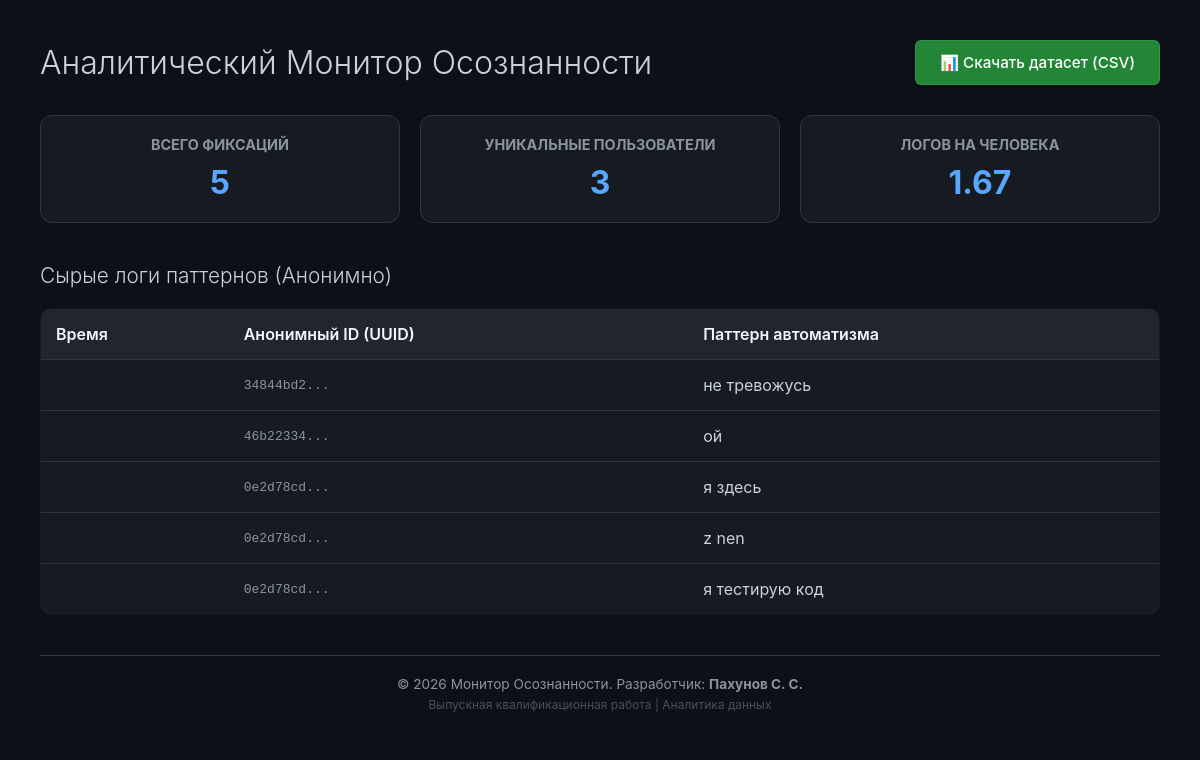
The app's page /analytics with its own data.
### main.py (models this page shows)
class AnonymizedLog(Base):
    __tablename__ = "anonymized_logs"
    id = sa.Column(sa.Integer, primary_key=True, index=True)
    user_uuid = sa.Column(sa.String(36), nullable=False, index=True)
    timestamp = sa.Column(sa.Integer, nullable=False)
    automatism_type = sa.Column(sa.String(50), nullable=True, index=True)
    trigger_context = sa.Column(sa.String(100), nullable=True)

### main.py (the view)
@app.get("/analytics", response_class=HTMLResponse)
async def get_analytics(request: Request):
    db = SessionLocal()
    try:
        total_logs = db.query(sa.func.count(AnonymizedLog.id)).scalar() or 0
        if total_logs == 0:
            return templates.TemplateResponse(request, "analytics.html", {
                "request": request,
                "total_logs": 0,
                "unique_users": 0,
                "avg_logs": 0.0,
                "logs": [],
                "hourly_data": [0]* 24,
                "author_info": AUTHOR_INFO
            })
        unique_users = db.query(sa.func.count(AnonymizedLog.user_uuid.distinct())).scalar() or 0
        avg_logs = round(total_logs / unique_users, 2)
        all_logs = db.query(AnonymizedLog).order_by(sa.desc(AnonymizedLog.timestamp)).limit(100)
        hourly_data = [0]* 24
        processed_logs = []
        for log in all_logs:
            local_time = time.localtime(log.timestamp)
            log_hour = local_time.tm_hour
            hourly_data[log_hour] += 1
            formatted_time = time.strftime('%d.%m.%Y %H:%M:%S', local_time)
            processed_log = {
                "id": log.id,
                "user_uuid": log.user_uuid[:8],
                "timestamp_str": formatted_time,
                "automatism_type": log.automatism_type if log.automatism_type else "-",
                "trigger_context": log.trigger_context or "-"
            }
            processed_logs.append(processed_log)
        context_data = {
            "total_logs": total_logs,
            "unique_users": unique_users,
            "avg_logs": avg_logs,
            "logs": processed_logs, # Передаем обработанный список, а не сырые объекты БД
            "hourly_data": hourly_data,
            "author_info": AUTHOR_INFO
        }
        return templates.TemplateResponse(request, "analytics.html", context_data)
    except Exception as e:
        db.rollback()
        raise HTTPException(status_code=500, detail=f"Ошибка анализа: {str(e)}")
    finally:
        db.close()

### templates/analytics.html (shortened to what this page needs)
<!DOCTYPE html>
<html lang="ru">
<head>
</head>
<body>
    <div class="header-container">
        <h1 class="title">Аналитический Монитор Осознанности</h1>
        <a href="/api/export" class="btn-export">📊 Скачать датасет (CSV)</a>
    </div>
    <div class="grid">
        <div class="card"><h3>Всего фиксаций</h3><p>{{ total_logs }}</p></div>
        <div class="card"><h3>Уникальные Пользователи</h3><p>{{ unique_users }}</p></div>
        <div class="card"><h3>Логов на человека</h3><p>{{ avg_logs }}</p></div>
    </div>
    <h2 class="title" style="font-size: 1.3rem; margin-bottom: 20px;">Сырые логи паттернов (Анонимно)</h2>
    <table>
        <thead><tr><th>Время</th><th>Анонимный ID (UUID)</th><th>Паттерн автоматизма</th></tr></thead>
        <tbody>
            {% for log in logs %}
            <tr>
                <td>{{ log.formatted_time }}</td>
                <td style="font-family: monospace; color: #8b949e;">{{ log.user_uuid[:8] }}...</td>
                <td>{{ log.automatism_type }}</td>
            </tr>
            {% endfor %}
        </tbody>
    </table>
    <footer>
        <p>© 2026 Монитор Осознанности. Разработчик: <strong>Пахунов С. С.</strong></p>
        <p style="font-size: 0.75rem; margin-top: 5px; color: #484f58;">Выпускная квалификационная работа | Аналитика данных</p>
    </footer>
</body>
</html>

### templates/analytics.html (style rules this page uses)
* { box-sizing: border-box; margin: 0; padding: 0; }
body { background-color: #0d1117; color: #c9d1d9; font-family: -apple-system, sans-serif; padding: 40px; }
.header-container { display: flex; justify-content: space-between; align-items: center; margin-bottom: 30px; }
.grid { display: grid; grid-template-columns: repeat(3, 1fr); gap: 20px; margin-bottom: 40px; }
.card { background: #161b22; border: 1px solid #30363d; border-radius: 12px; padding: 20px; text-align: center; }
.card h3 { font-size: 0.9rem; color: #8b949e; text-transform: uppercase; margin-bottom: 10px; }
.card p { font-size: 2rem; font-weight: bold; color: #58a6ff; }
.btn-export { background-color: #238636; color: #ffffff; border: 1px solid rgba(240,246,252,0.1); padding: 12px 24px; font-size: 0.95rem; font-weight: 500; border-radius: 6px; cursor: pointer; transition: background-color 0.2s; text-decoration: none; display: inline-flex; align-items: center; }
table { width: 100%; border-collapse: collapse; background: #161b22; border: 1px solid #30363d; border-radius: 12px; overflow: hidden; margin-bottom: 40px; }
th, td { padding: 15px; text-align: left; border-bottom: 1px solid #30363d; }
th { background: #21262d; color: #f0f6fc; font-weight: 600; }
.title { font-weight: 300; }
footer { text-align: center; padding: 20px; margin-top: 40px; border-top: 1px solid #30363d; color: #8b949e; font-size: 0.85rem; }

### records on screen
AnonymizedLog: user_uuid "34844bd2", automatism_type "не тревожусь"
AnonymizedLog: user_uuid "46b22334", automatism_type "ой"
AnonymizedLog: user_uuid "0e2d78cd", automatism_type "я здесь"
AnonymizedLog: user_uuid "0e2d78cd", automatism_type "z nen"
AnonymizedLog: user_uuid "0e2d78cd", automatism_type "я тестирую код"

### other values on screen
{{ total_logs }} "5"
{{ unique_users }} "3"
{{ avg_logs }} "1.67"
